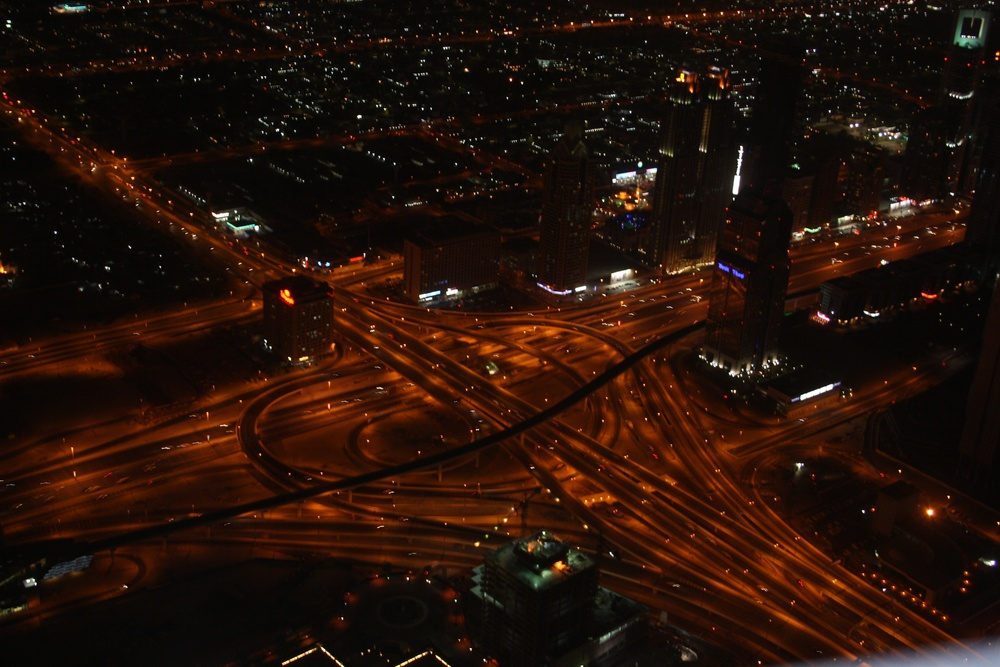
#> input picture CS4243_2023_images_small/31.JPG, 1000 x 667 px, shrunk from 3888 x 2592 before the run, found by its file name
$ jupyter execute entropy.ipynb
#> lines starting #> are read from the running program, lines starting #| are printed output that depends on the picture; long printed decimals are rounded
## Entropy 1

[cell 1]
import cv2
import numpy as np

[cell 2]
image = cv2.imread('./CS4243_2023_images_small/31.jpg')
#> image is the input picture: shape (667, 1000, 3); mean B, G, R 8.9, 17.9, 36.9
# Print error message if image is null
if image is None:
    print('Could not read image')

[cell 3]
'''generating 2 artificial images, a plain and a complete noise
 then we compute and compare the entropies. noise pixels are between 0 and 255'''

plain = np.ones([512,512]) * 100
noise = np.random.randint(256,size=[512,512])
plain = np.uint8(plain)
noise = np.uint8(noise)
print(plain.shape,'  =====-----======= ',noise.shape)

[cell 4]
# compute the histograms

histp,binsp = np.histogram(plain.flatten(),256,[0,256])
histn,binsn = np.histogram(noise.flatten(),256,[0,256])

print(histp,'\n=====-----=======\n',histn)

[cell 5]
# to compute entropy we need the probability of occurrence of each color/graylevel in image,
# so we divide the histogram bin height by number of pixels of the image
# then we can compute the entropy
# finally he entropy of plain and noise images will be printed out
#
histp = histp / 512 / 512
histn = histn / 512 / 512
entp = -np.sum( histp * np.log2(histp+0.00001))
entn = -np.sum( histn * np.log2(histn+0.00001))
print('Plain image Entropy=',entp,'\t\tNoise image Entropy=',entn)

[cell 6]
# showing the images
cv2.namedWindow("plain", cv2.WINDOW_NORMAL)
cv2.imshow('plain', plain)
cv2.namedWindow("noise", cv2.WINDOW_NORMAL)
cv2.imshow('noise', noise)
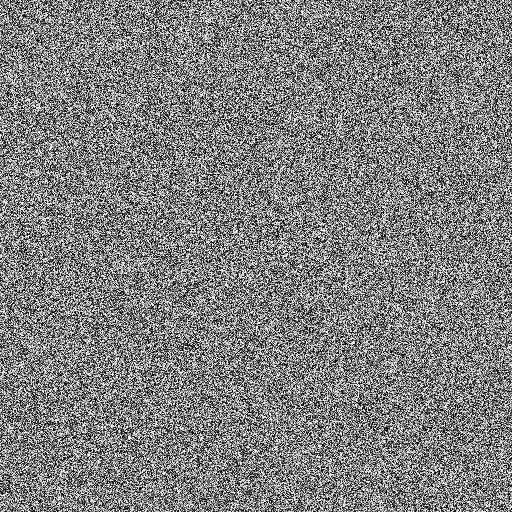
#> window 'noise': shape (512, 512); min 0, max 255, mean 127.7
cv2.waitKey()

[cell 7]
''' now we repeat that with a real/bnatural image
 histogram and entropy ould be computed and printed
then we add Gaussian noises with increasing STD/power to the image and compute the
entropy respectively.
the noise STD is 10,20,50,80
'''

hist,bins = np.histogram(image.flatten(),256,[0,256])
#> hist = 256 values, max 136079 at index 7, min 58 at index 229, mean 7816.4; bins = 257 values from 0 to 256
M = image.shape
#> M = (667, 1000, 3)
ssz = M[0]*M[1]*M[2]
#> ssz = 2001000

[cell 8]
hist = hist / ssz
#> hist = 256 values, max 0.068 at index 7, min 2.9e-05 at index 229, mean 0.00391
ent = -np.sum( hist * np.log2(hist+0.000001))
#> ent = 5.67
print('original image Entropy=',ent)
#| original image Entropy= 5.671

[cell 9]
for ni in [0.1, 2, 5, 10, 20, 50, 80, 90, 120]:
    noise= ni* np.random.randn(M[0],M[1],M[2])
    nimg = image + noise
    nimg = np.uint8(nimg)
    hist,bins = np.histogram(nimg.flatten(),256,[0,256])
    hist = hist / ssz
    ent = -np.sum( hist * np.log2(hist+0.000001))
    print('noise STD=',ni,'\tnoisy image Entropy=',ent)
#> this loop made 9 passes
#> ent on passes 1 to 9: 5.66, 5.76, 5.99, 6.36, 6.89, 7.73, 7.97, 7.99, 8
#| noise STD= 0.1 	noisy image Entropy= 5.657
#| noise STD= 2 	noisy image Entropy= 5.755
#| noise STD= 5 	noisy image Entropy= 5.987
#| noise STD= 10 	noisy image Entropy= 6.358
#| noise STD= 20 	noisy image Entropy= 6.891
#| noise STD= 50 	noisy image Entropy= 7.734
#| noise STD= 80 	noisy image Entropy= 7.972
#| noise STD= 90 	noisy image Entropy= 7.988
#> (further printed lines are left out)
#> pass 2, `nimg = np.uint8(nimg)`:
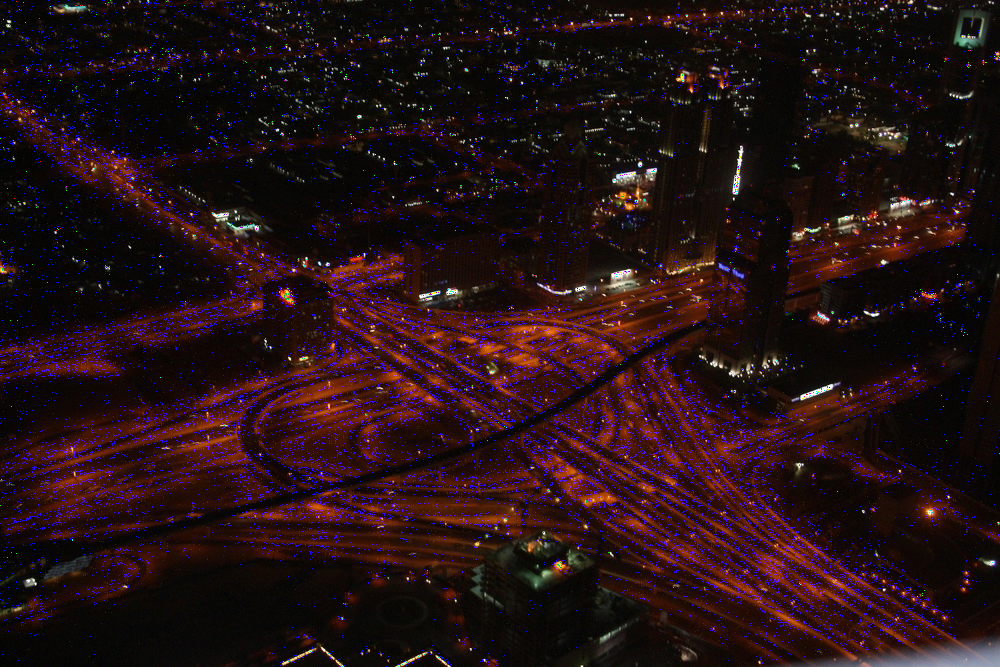
#> nimg: shape (667, 1000, 3); mean B, G, R 19.3, 17.5, 36.4
